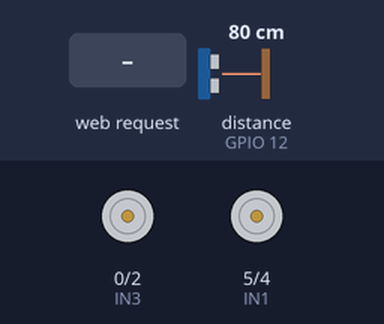
The sketch below on a simulated ESP8266 (NodeMCU). Shown: motor-driver pin pairs drawn as motors (green arrow = first pin HIGH = forward, orange = second pin HIGH = backward, longer = more drive). Wiring (inferred from the names in the program): ultrasonic range finder: trigger GPIO 14; echo GPIO 12. The inputs (shaded band) are chosen by the test bench; at power-on: distance to the obstacle (sensor on GPIO 12) 80 cm. The echo pulse lasts 58.3 µs per cm; WiFi joins after 1.5 s; servers stay silent unless stated; what the sketch prints to the serial monitor is not drawn.

Above: at 2.7 s.
2.8 s: HTTP request GET /engine?state=on received
At 4.0 s:
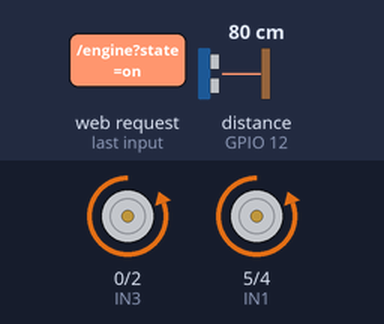
4.3 s: distance to the obstacle (sensor on GPIO 12) set to 39 cm
5.8 s: distance to the obstacle (sensor on GPIO 12) set to 32 cm
At 6.82 s:
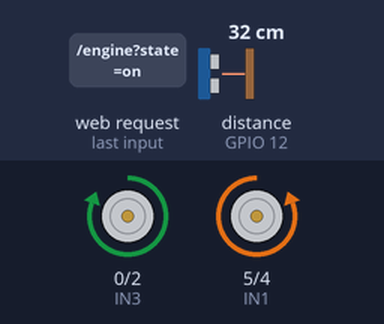
At 7.35 s:
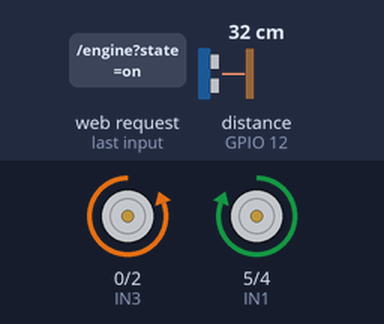
8.8 s: distance to the obstacle (sensor on GPIO 12) set to 60 cm
11.3 s: distance to the obstacle (sensor on GPIO 12) set to 35 cm
At 14.2 s:
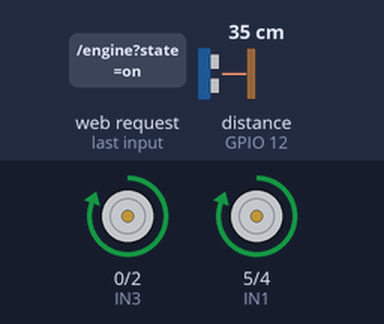
14.3 s: HTTP request GET /engine?state=auto received
Timing chart, 0 to 17.4 s (numbered marks = the images above; inputs shaded):
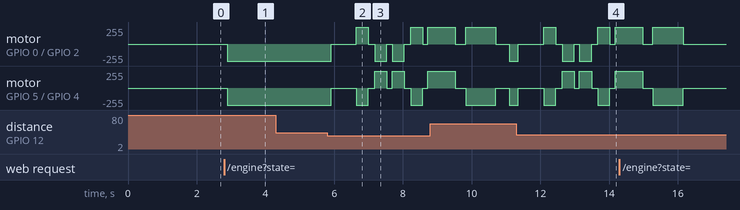

Measured:
- the behaviour switches between 36 and 35 cm on distance to the obstacle (sensor on GPIO 12) (found by bisection; images 1 and 2)
- after the input at 2.8 s, motor on GPIO 0 (IN3) / GPIO 2 (IN4), motor on GPIO 5 (IN1) / GPIO 4 (IN2): stopped → backward 255/255 after 0.09 s
- after the input at 4.3 s, every drawn part: stays the same

The sketch:

robot_car_sensor_fixed.ino
```cpp
#include <ESP8266WiFi.h>
#include <ESPAsyncWebServer.h>

// ================= WIFI CREDENTIALS =================
const char* ssid = "wifi";
const char* password = "1234567890";

// ================= MOTOR PINS (L293D) =================
#define IN1 5    // GPIO5  (D1)
#define IN2 4    // GPIO4  (D2)
#define IN3 0    // GPIO0  (D3)
#define IN4 2    // GPIO2  (D4)

// ================= ULTRASONIC SENSOR =================
#define TRIG 14  // GPIO14 (D5)
#define ECHO 12  // GPIO12 (D6)

long duration;
int distance;

// ================= OBSTACLE AVOIDANCE PARAMETERS =================
#define SAFE_DISTANCE 35        // Safe distance in cm (increased)
#define CRITICAL_DISTANCE 20    // Critical distance - immediate stop (increased)
#define TURN_TIME 350           // Time to turn in ms
#define BACKUP_TIME 400         // Time to backup when stuck
#define SCAN_DELAY 150          // Delay between scans
#define NUM_READINGS 3          // Number of sensor readings to average

// ================= MODE CONTROL =================
bool autopilotMode = true;
bool engineOn = false;
String currentCommand = "STOP";

// ================= WEB SERVER =================
AsyncWebServer server(80);

// ================= HTML WEB PAGE =================
const char index_html[] PROGMEM = R"rawliteral(
<!DOCTYPE html>
<html>
<head>
  <meta charset="UTF-8">
  <meta name="viewport" content="width=device-width, initial-scale=1">
  <title>Robot Car Control</title>
  <style>
    * {
      margin: 0;
      padding: 0;
      box-sizing: border-box;
    }

    body {
      font-family: 'Arial', sans-serif;
      text-align: center;
      background: linear-gradient(135deg, #1e3c72 0%, #2a5298 50%, #7e22ce 100%);
      color: white;
      min-height: 100vh;
      display: flex;
      align-items: center;
      justify-content: center;
      overflow-x: hidden;
      padding: 20px;
    }

    body::before {
      content: '';
      position: fixed;
      top: 0;
      left: 0;
      width: 100%;
      height: 100%;
      background:
        radial-gradient(circle at 20% 50%, rgba(120, 119, 198, 0.3), transparent 50%),
        radial-gradient(circle at 80% 80%, rgba(138, 43, 226, 0.3), transparent 50%);
      animation: pulse 15s ease-in-out infinite;
      z-index: -1;
    }

    @keyframes pulse {
      0%, 100% { opacity: 0.5; }
      50% { opacity: 0.8; }
    }

    .container {
      max-width: 600px;
      width: 100%;
      background: rgba(255, 255, 255, 0.1);
      backdrop-filter: blur(20px);
      -webkit-backdrop-filter: blur(20px);
      padding: 30px 20px;
      border-radius: 25px;
      box-shadow:
        0 8px 32px rgba(0, 0, 0, 0.3),
        inset 0 1px 0 rgba(255, 255, 255, 0.2);
      border: 1px solid rgba(255, 255, 255, 0.2);
      animation: slideIn 0.6s ease-out;
    }

    @keyframes slideIn {
      from {
        opacity: 0;
        transform: translateY(30px);
      }
      to {
        opacity: 1;
        transform: translateY(0);
      }
    }

    h1 {
      margin-bottom: 5px;
      font-size: 2em;
      font-weight: 700;
      color: white;
      text-shadow: 0 0 20px rgba(255, 255, 255, 0.5);
    }

    .subtitle {
      color: rgba(255, 255, 255, 0.8);
      margin-bottom: 25px;
      font-size: 0.85em;
      letter-spacing: 2px;
      text-transform: uppercase;
    }

    .ignition-modal {
      position: fixed;
      top: 0;
      left: 0;
      width: 100%;
      height: 100%;
      background: rgba(0, 0, 0, 0.95);
      display: flex;
      align-items: center;
      justify-content: center;
      z-index: 1000;
      animation: fadeIn 0.3s;
    }

    .ignition-modal.hidden {
      display: none;
    }

    @keyframes fadeIn {
      from { opacity: 0; }
      to { opacity: 1; }
    }

    .key-container {
      text-align: center;
      animation: bounceIn 0.6s;
    }

    @keyframes bounceIn {
      0% { transform: scale(0.3); opacity: 0; }
      50% { transform: scale(1.05); }
      100% { transform: scale(1); opacity: 1; }
    }

    .key-title {
      font-size: 1.5em;
      margin-bottom: 30px;
      color: white;
      text-shadow: 0 0 20px rgba(255, 255, 255, 0.5);
    }

    .key-button {
      width: 120px;
      height: 120px;
      border-radius: 50%;
      background: linear-gradient(135deg, #667eea 0%, #764ba2 100%);
      border: 4px solid rgba(255, 255, 255, 0.3);
      color: white;
      font-size: 2.5em;
      cursor: pointer;
      transition: all 0.3s;
      box-shadow:
        0 10px 40px rgba(102, 126, 234, 0.6),
        inset 0 -5px 20px rgba(0, 0, 0, 0.3);
      display: flex;
      align-items: center;
      justify-content: center;
      margin: 0 auto;
    }

    .key-button:hover {
      transform: scale(1.1) rotate(90deg);
      box-shadow:
        0 15px 60px rgba(102, 126, 234, 0.8),
        inset 0 -5px 20px rgba(0, 0, 0, 0.3);
    }

    .key-button:active {
      transform: scale(1.05) rotate(180deg);
    }

    .status-dashboard {
      display: grid;
      grid-template-columns: 1fr 1fr;
      gap: 12px;
      margin: 20px 0;
    }

    .status-card {
      background: rgba(255, 255, 255, 0.15);
      padding: 15px;
      border-radius: 12px;
      border: 1px solid rgba(255, 255, 255, 0.2);
      transition: all 0.3s;
    }

    .status-card:hover {
      background: rgba(255, 255, 255, 0.2);
      transform: translateY(-3px);
    }

    .status-label {
      font-size: 0.75em;
      color: rgba(255, 255, 255, 0.7);
      margin-bottom: 5px;
      text-transform: uppercase;
      letter-spacing: 1px;
    }

    .status-value {
      font-size: 1.5em;
      font-weight: bold;
      color: #FFD700;
      text-shadow: 0 0 10px rgba(255, 215, 0, 0.5);
    }

    .distance-warning {
      color: #ff4444 !important;
      animation: blink 1s infinite;
    }

    @keyframes blink {
      0%, 100% { opacity: 1; }
      50% { opacity: 0.5; }
    }

    .engine-status {
      font-size: 1.1em;
      color: #4ade80;
      display: flex;
      align-items: center;
      justify-content: center;
      gap: 8px;
    }

    .engine-status.off {
      color: #ef4444;
    }

    .pulse-dot {
      width: 10px;
      height: 10px;
      border-radius: 50%;
      background: #4ade80;
      animation: pulseDot 1.5s infinite;
    }

    .pulse-dot.off {
      background: #ef4444;
      animation: none;
    }

    @keyframes pulseDot {
      0%, 100% { opacity: 1; transform: scale(1); }
      50% { opacity: 0.5; transform: scale(1.2); }
    }

    .mode-toggle {
      margin: 20px 0;
    }

    .toggle-btn {
      background: linear-gradient(135deg, #10b981, #059669);
      color: white;
      border: none;
      padding: 15px 35px;
      font-size: 1.1em;
      font-weight: 600;
      border-radius: 12px;
      cursor: pointer;
      transition: all 0.3s;
      width: 100%;
      max-width: 280px;
      box-shadow: 0 6px 20px rgba(16, 185, 129, 0.4);
      text-transform: uppercase;
      letter-spacing: 1px;
    }

    .toggle-btn:hover {
      transform: translateY(-2px);
      box-shadow: 0 10px 25px rgba(16, 185, 129, 0.6);
    }

    .toggle-btn.manual {
      background: linear-gradient(135deg, #f59e0b, #d97706);
      box-shadow: 0 6px 20px rgba(245, 158, 11, 0.4);
    }

    .toggle-btn.manual:hover {
      box-shadow: 0 10px 25px rgba(245, 158, 11, 0.6);
    }

    .toggle-btn:active {
      transform: translateY(0);
    }

    .controls {
      display: none;
      margin-top: 25px;
      animation: fadeInUp 0.4s;
    }

    .controls.active {
      display: block;
    }

    @keyframes fadeInUp {
      from {
        opacity: 0;
        transform: translateY(20px);
      }
      to {
        opacity: 1;
        transform: translateY(0);
      }
    }

    .controls h2 {
      margin-bottom: 15px;
      font-size: 1.3em;
      color: #fbbf24;
    }

    .control-grid {
      display: grid;
      grid-template-columns: repeat(3, 1fr);
      gap: 12px;
      max-width: 320px;
      margin: 0 auto;
    }

    .control-btn {
      background: rgba(255, 255, 255, 0.2);
      border: 2px solid rgba(255, 255, 255, 0.4);
      color: white;
      padding: 20px;
      font-size: 1.8em;
      border-radius: 12px;
      cursor: pointer;
      transition: all 0.2s;
      box-shadow: 0 4px 15px rgba(0, 0, 0, 0.2);
      user-select: none;
      -webkit-user-select: none;
      -webkit-tap-highlight-color: transparent;
    }

    .control-btn:hover {
      background: rgba(255, 255, 255, 0.3);
      transform: scale(1.05);
    }

    .control-btn:active {
      background: rgba(255, 255, 255, 0.4);
      transform: scale(0.95);
      box-shadow: 0 2px 8px rgba(0, 0, 0, 0.3);
    }

    .control-btn.stop {
      background: rgba(239, 68, 68, 0.4);
      border-color: #ef4444;
    }

    .control-btn.stop:active {
      background: rgba(239, 68, 68, 0.6);
    }

    @media (max-width: 480px) {
      h1 { font-size: 1.8em; }
      .control-btn { padding: 18px; font-size: 1.6em; }
      .status-value { font-size: 1.3em; }
      .container { padding: 25px 15px; }
    }
  </style>
</head>
<body>
  <div class="ignition-modal" id="ignitionModal">
    <div class="key-container">
      <div class="key-title">Turn the Key to Start</div>
      <button class="key-button" onclick="startEngine()">🔑</button>
    </div>
  </div>

  <div class="container">
    <h1>ROBO CONTROL</h1>
    <div class="subtitle">Advanced Navigation</div>

    <div class="status-dashboard">
      <div class="status-card">
        <div class="status-label">Distance</div>
        <div class="status-value" id="distanceDisplay"><span id="distance">--</span> cm</div>
      </div>
      <div class="status-card">
        <div class="status-label">Engine</div>
        <div class="engine-status off" id="engineStatus">
          <span class="pulse-dot off" id="pulseDot"></span>
          <span id="engineText">OFF</span>
        </div>
      </div>
    </div>

    <div class="status-card" style="margin: 12px 0;">
      <div class="status-label">Mode</div>
      <div class="status-value" style="font-size: 1.2em;" id="modeStatus">AUTOPILOT</div>
    </div>

    <div class="mode-toggle">
      <button class="toggle-btn" id="modeBtn" onclick="toggleMode()">
        Autopilot Mode
      </button>
    </div>

    <div class="controls" id="manualControls">
      <h2>Manual Control</h2>
      <div class="control-grid">
        <div></div>
        <button class="control-btn"
          onmousedown="sendCommand('FORWARD')"
          onmouseup="sendCommand('STOP')"
          ontouchstart="sendCommand('FORWARD')"
          ontouchend="sendCommand('STOP')">
          ▲
        </button>
        <div></div>

        <button class="control-btn"
          onmousedown="sendCommand('LEFT')"
          onmouseup="sendCommand('STOP')"
          ontouchstart="sendCommand('LEFT')"
          ontouchend="sendCommand('STOP')">
          ◄
        </button>
        <button class="control-btn stop" onclick="sendCommand('STOP')">■</button>
        <button class="control-btn"
          onmousedown="sendCommand('RIGHT')"
          onmouseup="sendCommand('STOP')"
          ontouchstart="sendCommand('RIGHT')"
          ontouchend="sendCommand('STOP')">
          ►
        </button>

        <div></div>
        <button class="control-btn"
          onmousedown="sendCommand('BACKWARD')"
          onmouseup="sendCommand('STOP')"
          ontouchstart="sendCommand('BACKWARD')"
          ontouchend="sendCommand('STOP')">
          ▼
        </button>
        <div></div>
      </div>
    </div>
  </div>

  <script>
    let autopilot = true;
    let engineOn = false;

    function startEngine() {
      fetch('/engine?state=on')
        .then(() => {
          engineOn = true;
          document.getElementById('ignitionModal').classList.add('hidden');
          document.getElementById('engineStatus').classList.remove('off');
          document.getElementById('pulseDot').classList.remove('off');
          document.getElementById('engineText').textContent = 'ON';
        });
    }

    function toggleMode() {
      if (!engineOn) {
        alert('Please turn on the engine first!');
        return;
      }

      autopilot = !autopilot;
      const btn = document.getElementById('modeBtn');
      const controls = document.getElementById('manualControls');
      const modeStatus = document.getElementById('modeStatus');

      if (autopilot) {
        btn.textContent = 'Autopilot Mode';
        btn.classList.remove('manual');
        controls.classList.remove('active');
        modeStatus.textContent = 'AUTOPILOT';
        modeStatus.style.color = '#4ade80';
        fetch('/mode?value=auto');
      } else {
        btn.textContent = 'Manual Mode';
        btn.classList.add('manual');
        controls.classList.add('active');
        modeStatus.textContent = 'MANUAL';
        modeStatus.style.color = '#fbbf24';
        fetch('/mode?value=manual');
      }
    }

    function sendCommand(cmd) {
      if (!engineOn) return;
      if (!autopilot) {
        fetch('/control?cmd=' + cmd);
      }
    }

    setInterval(function() {
      if (engineOn) {
        fetch('/distance')
          .then(response => response.text())
          .then(data => {
            const distValue = parseInt(data);
            document.getElementById('distance').textContent = data;

            // Visual warning if too close
            const distDisplay = document.getElementById('distanceDisplay');
            if (distValue < 20 && distValue > 0) {
              distDisplay.classList.add('distance-warning');
            } else {
              distDisplay.classList.remove('distance-warning');
            }
          });
      }
    }, 500);

    document.addEventListener('touchstart', function(e) {
      if (e.target.classList.contains('control-btn')) {
        e.preventDefault();
      }
    }, { passive: false });
  </script>
</body>
</html>
)rawliteral";

// ================= SETUP =================
void setup() {
  pinMode(IN1, OUTPUT);
  pinMode(IN2, OUTPUT);
  pinMode(IN3, OUTPUT);
  pinMode(IN4, OUTPUT);

  pinMode(TRIG, OUTPUT);
  pinMode(ECHO, INPUT);

  Serial.begin(9600);
  Serial.println("\n=== ROBOT CAR STARTING ===");

  WiFi.begin(ssid, password);
  Serial.print("Connecting to WiFi");
  while (WiFi.status() != WL_CONNECTED) {
    delay(500);
    Serial.print(".");
  }
  Serial.println();
  Serial.print("Connected! IP: ");
  Serial.println(WiFi.localIP());
  Serial.println("=========================");

  server.on("/", HTTP_GET, [](AsyncWebServerRequest *request){
    request->send_P(200, "text/html", index_html);
  });

  server.on("/engine", HTTP_GET, [](AsyncWebServerRequest *request){
    if (request->hasParam("state")) {
      String state = request->getParam("state")->value();
      engineOn = (state == "on");
      Serial.println(engineOn ? "ENGINE ON" : "ENGINE OFF");
      request->send(200, "text/plain", "OK");
    }
  });

  server.on("/mode", HTTP_GET, [](AsyncWebServerRequest *request){
    if (request->hasParam("value")) {
      String mode = request->getParam("value")->value();
      autopilotMode = (mode == "auto");
      Serial.println(autopilotMode ? "MODE: AUTOPILOT" : "MODE: MANUAL");
      if (!autopilotMode) {
        stopMotor();
      }
      request->send(200, "text/plain", "OK");
    }
  });

  server.on("/control", HTTP_GET, [](AsyncWebServerRequest *request){
    if (request->hasParam("cmd")) {
      currentCommand = request->getParam("cmd")->value();
      Serial.print("Manual Command: ");
      Serial.println(currentCommand);
      request->send(200, "text/plain", "OK");
    }
  });

  server.on("/distance", HTTP_GET, [](AsyncWebServerRequest *request){
    request->send(200, "text/plain", String(distance));
  });

  server.begin();
}

// ================= LOOP =================
void loop() {
  // Get stable distance reading
  distance = getStableDistance();

  if (engineOn && autopilotMode) {
    smartAutopilot();
  } else if (engineOn && !autopilotMode) {
    // Manual control
    if (currentCommand == "FORWARD") {
      moveForward();
    } else if (currentCommand == "BACKWARD") {
      moveBackward();
    } else if (currentCommand == "LEFT") {
      turnLeft();
    } else if (currentCommand == "RIGHT") {
      turnRight();
    } else if (currentCommand == "STOP") {
      stopMotor();
    }
  } else {
    stopMotor();
  }

  delay(50);
}

// ================= ADVANCED AUTOPILOT FUNCTION =================
void smartAutopilot() {
  int frontDistance = distance;

  // Debug output
  Serial.print("Distance: ");
  Serial.print(frontDistance);
  Serial.println(" cm");

  // CRITICAL: Too close - EMERGENCY STOP
  if (frontDistance > 0 && frontDistance < CRITICAL_DISTANCE) {
    Serial.println("!!! EMERGENCY - TOO CLOSE !!!");
    stopMotor();
    delay(300);

    // Back up
    Serial.println("Backing up...");
    moveBackward();
    delay(BACKUP_TIME);
    stopMotor();
    delay(300);

    // Find best escape route
    findBestPath();
    return;
  }

  // WARNING: Obstacle detected
  if (frontDistance > 0 && frontDistance < SAFE_DISTANCE) {
    Serial.println("Warning: Obstacle ahead!");
    stopMotor();
    delay(300);

    // Scan for better path
    findBestPath();
    return;
  }

  // Path is clear - move forward
  Serial.println("Path clear - Moving");
  moveForward();
}

// ================= INTELLIGENT PATH FINDING =================
void findBestPath() {
  Serial.println("\n=== PATH SCAN START ===");

  stopMotor();
  delay(400);

  // Get current front reading
  int frontDist = getStableDistance();
  Serial.print("Front: ");
  Serial.print(frontDist);
  Serial.println(" cm");

  // Scan RIGHT
  Serial.println("Scanning RIGHT...");
  turnRight();
  delay(TURN_TIME);
  stopMotor();
  delay(SCAN_DELAY);
  int rightDist = getStableDistance();
  Serial.print("Right: ");
  Serial.print(rightDist);
  Serial.println(" cm");

  // Return to center
  turnLeft();
  delay(TURN_TIME);
  stopMotor();
  delay(SCAN_DELAY);

  // Scan LEFT
  Serial.println("Scanning LEFT...");
  turnLeft();
  delay(TURN_TIME);
  stopMotor();
  delay(SCAN_DELAY);
  int leftDist = getStableDistance();
  Serial.print("Left: ");
  Serial.print(leftDist);
  Serial.println(" cm");

  // Return to center
  turnRight();
  delay(TURN_TIME);
  stopMotor();
  delay(SCAN_DELAY);

  // Make decision
  Serial.println("=== DECISION ===");

  // If all paths blocked - back up and turn around
  if (leftDist < SAFE_DISTANCE && rightDist < SAFE_DISTANCE && frontDist < SAFE_DISTANCE) {
    Serial.println("All paths blocked! Emergency backup!");
    moveBackward();
    delay(BACKUP_TIME * 2);
    stopMotor();
    delay(300);

    // Turn 180 degrees
    Serial.println("Turning around...");
    turnRight();
    delay(TURN_TIME * 2.5);
    stopMotor();
    delay(300);
    return;
  }

  // Choose best path
  if (leftDist > rightDist && leftDist > frontDist) {
    Serial.println("Decision: Turn LEFT");
    turnLeft();
    delay(TURN_TIME * 1.8);
  } else if (rightDist > leftDist && rightDist > frontDist) {
    Serial.println("Decision: Turn RIGHT");
    turnRight();
    delay(TURN_TIME * 1.8);
  } else {
    Serial.println("Decision: Continue forward");
  }

  stopMotor();
  delay(300);
  Serial.println("=== SCAN COMPLETE ===\n");
}

// ================= STABLE DISTANCE READING WITH AVERAGING =================
int getStableDistance() {
  int readings[NUM_READINGS];
  int validCount = 0;

  // Take multiple readings
  for (int i = 0; i < NUM_READINGS; i++) {
    readings[i] = getSingleDistance();

    // Only count valid readings (not 0 or too high)
    if (readings[i] > 0 && readings[i] < 400) {
      validCount++;
    }

    delay(10);  // Small delay between readings
  }

  // If no valid readings, assume path is clear
  if (validCount == 0) {
    return 200;  // Return large value for clear path
  }

  // Calculate median (more stable than average for noisy data)
  // Sort the array
  for (int i = 0; i < NUM_READINGS - 1; i++) {
    for (int j = i + 1; j < NUM_READINGS; j++) {
      if (readings[i] > readings[j]) {
        int temp = readings[i];
        readings[i] = readings[j];
        readings[j] = temp;
      }
    }
  }

  // Return median value
  int median = readings[NUM_READINGS / 2];

  // Final validation
  if (median < 2) {
    // Too close or error - treat as obstacle
    return 5;  // Very close obstacle
  }

  if (median > 400) {
    // Too far or no echo - path is clear
    return 200;
  }

  return median;
}

// ================= SINGLE DISTANCE READING =================
int getSingleDistance() {
  // Ensure trigger is low
  digitalWrite(TRIG, LOW);
  delayMicroseconds(5);

  // Send 10us pulse
  digitalWrite(TRIG, HIGH);
  delayMicroseconds(10);
  digitalWrite(TRIG, LOW);

  // Wait for echo with timeout
  long duration = pulseIn(ECHO, HIGH, 25000);  // 25ms timeout

  // If timeout (no echo received)
  if (duration == 0) {
    return 400;  // Assume far away
  }

  // Calculate distance in cm
  int dist = duration * 0.034 / 2;

  return dist;
}

// ================= MOTOR FUNCTIONS =================
void moveForward() {
  digitalWrite(IN1, LOW);
  digitalWrite(IN2, HIGH);
  digitalWrite(IN3, LOW);
  digitalWrite(IN4, HIGH);
}

void moveBackward() {
  digitalWrite(IN1, HIGH);
  digitalWrite(IN2, LOW);
  digitalWrite(IN3, HIGH);
  digitalWrite(IN4, LOW);
}

void stopMotor() {
  digitalWrite(IN1, LOW);
  digitalWrite(IN2, LOW);
  digitalWrite(IN3, LOW);
  digitalWrite(IN4, LOW);
}

void turnRight() {
  digitalWrite(IN1, LOW);
  digitalWrite(IN2, HIGH);
  digitalWrite(IN3, HIGH);
  digitalWrite(IN4, LOW);
}

void turnLeft() {
  digitalWrite(IN1, HIGH);
  digitalWrite(IN2, LOW);
  digitalWrite(IN3, LOW);
  digitalWrite(IN4, HIGH);
}
```
